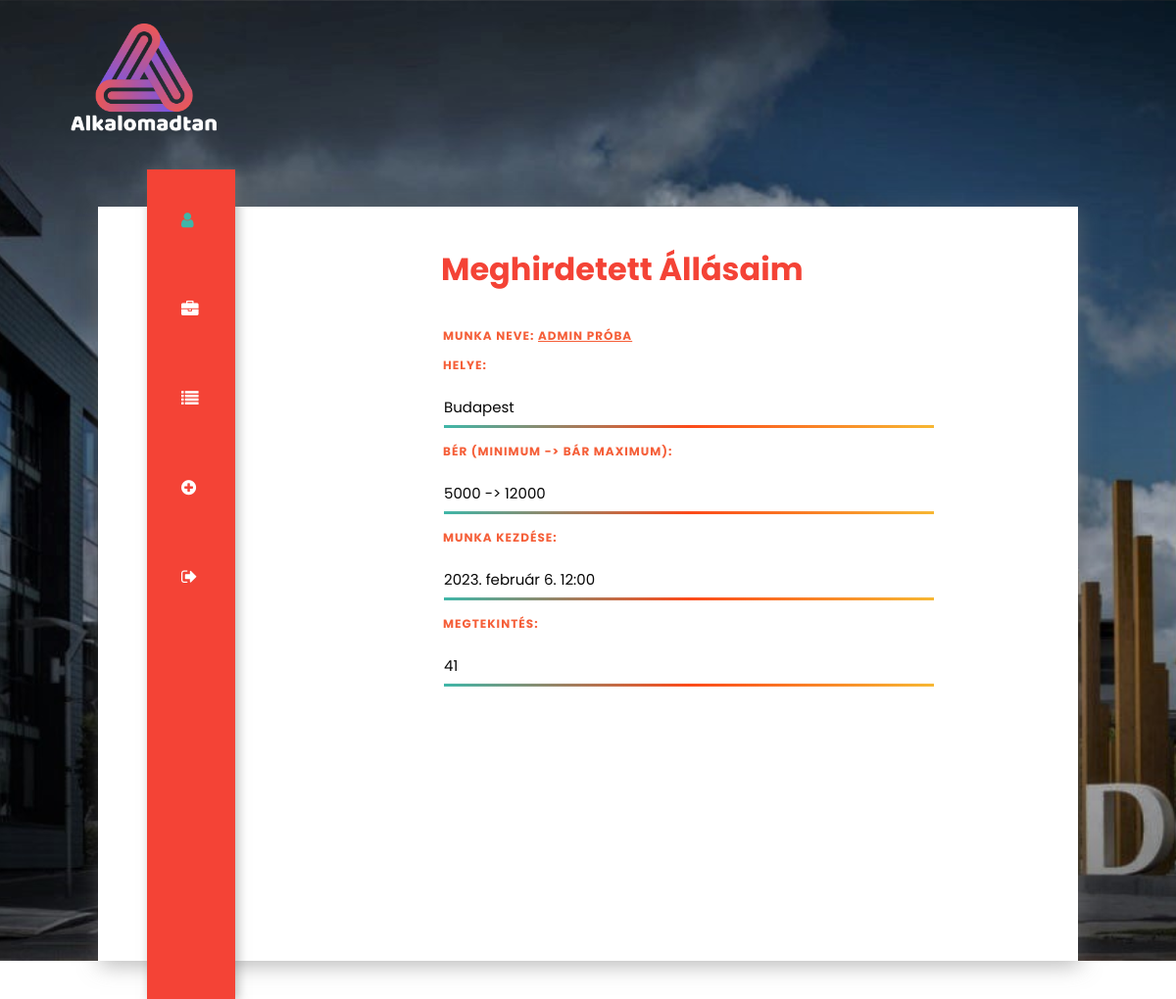
The app's page /profil/meglevoMunka/ (signed in) with its own data.
### app/models.py (models this page shows, shortened)
class Munka(models.Model):
    class Meta:
        ordering = ["-katt"]
    nev = models.CharField(max_length=255, null=False)
    leiras = models.TextField(default="", null=False)
    helye = models.CharField(default="", max_length=255)
    katt = models.IntegerField(default=0)
    publikalo = models.ForeignKey(settings.AUTH_USER_MODEL, on_delete=models.CASCADE)
    berMin = models.IntegerField(null=False)
    berMax = models.IntegerField(null=True)
    munkaKezd = models.DateTimeField()

### app/views.py (the view)
# urls.py: path("profil/meglevoMunka/", views.Profil_MeglevoMunka, name="ProfilMeglevoMunka"),
def Profil_MeglevoMunka(request):
    userId = request.user.id
    userUsername = request.user.username
    felhasznalo = request.user
    print(f"Profil_UjMunka(request) - {userUsername} ({userId})")
    munkak = None
    try:
        munkak = list(Munka.objects.filter(publikalo = request.user.id).values())
    except:
        print(traceback.format_exc())
        munkak = None
    template = loader.get_template("app/profile/profilePageAd.html")
    context = {
        "cim": "Profilod",
        "felhasznalo":felhasznalo,
        "munka": munkak
        }
    return HttpResponse(template.render(context,request))

### app/templates/app/profile/profilePageAd.html (shortened to what this page needs)
{% extends 'app/layout/commonhead3.html' %}
{% block content %}
{% load static %}
{% if felhasznalo.is_authenticated %}
{% if munka is not None %}
<div class="rightbox">
    <div class="profile">
        <h1>Meghirdetett Állásaim</h1>
        {% for i in munka %}
        <div class="">
            <h3>Munka neve: <u>{{i.nev}}</u></h3>
            <h3>Helye: </h3>
            <p>{{i.helye}}</p>
            <h3>Bér (minimum -> bár maximum):</h3>
            <p>{{i.berMin}} -> {{i.berMax}}</p>
            <h3>Munka kezdése: </h3>
            <p>{{i.munkaKezd}}</p>
            <h3>Megtekintés: </h3>
            <p>{{i.katt}}</p>
            <br>
        </div>
        {% endfor %}
    </div>
</div>
</div>
</section>
{% endif %}
{% endif %}
{% endblock %}

### app/static/style3.css (style rules this page uses)
body { box-sizing: border-box; padding: 0; margin: 0; }
.rightbox { float: right; width: 65%; height: 100%; }
.profile { position: absolute; width: 70%; }
h1 { font-family: 'Poppins', sans-serif; color: #f44336; font-size: 2em; margin-top: 40px; margin-bottom: 35px; }
.header p { border-width: 3px; border-style: solid; border-image: linear-gradient(to right, #3fb6a8,rgb(252, 74, 26), rgb(247, 183, 51)) 1 0%; border-top: 0; width: 500px; font-family: 'Poppins', sans-serif; font-size: 15px; padding: 7px 0; color: #070707; }
h3 { color: #f55f39; font-family: 'Poppins', sans-serif; width: 80%; text-transform: uppercase; font-size: 12px; letter-spacing: 1px; margin-left: 2px; }

### records on screen
Munka: nev "ADMIN PRÓBA", helye "Budapest", berMin "5000", berMax "12000", munkaKezd "2023. február 6. 12:00", katt "41"
